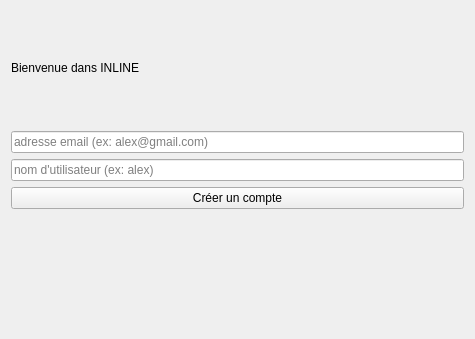
<?xml version="1.0" encoding="UTF-8"?>
<ui version="4.0">
 <class>Form</class>
 <widget class="QWidget" name="Form">
  <property name="geometry">
   <rect>
    <x>0</x>
    <y>0</y>
    <width>475</width>
    <height>339</height>
   </rect>
  </property>
  <property name="windowTitle">
   <string>Form</string>
  </property>
  <layout class="QVBoxLayout" name="verticalLayout">
   <item>
    <widget class="QLabel" name="welcomeLabel">
     <property name="text">
      <string>Bienvenue dans INLINE</string>
     </property>
    </widget>
   </item>
   <item>
    <widget class="QLineEdit" name="emailInput">
     <property name="placeholderText">
      <string>adresse email (ex: alex@gmail.com)</string>
     </property>
    </widget>
   </item>
   <item>
    <widget class="QLineEdit" name="usernameInput">
     <property name="text">
      <string/>
     </property>
     <property name="placeholderText">
      <string>nom d'utilisateur (ex: alex)</string>
     </property>
    </widget>
   </item>
   <item>
    <widget class="QPushButton" name="createAccountButton">
     <property name="text">
      <string>Créer un compte</string>
     </property>
    </widget>
   </item>
   <item>
    <widget class="QLabel" name="connexionStatusLabel">
     <property name="enabled">
      <bool>false</bool>
     </property>
     <property name="text">
      <string/>
     </property>
    </widget>
   </item>
  </layout>
 </widget>
 <resources/>
 <connections/>
</ui>
